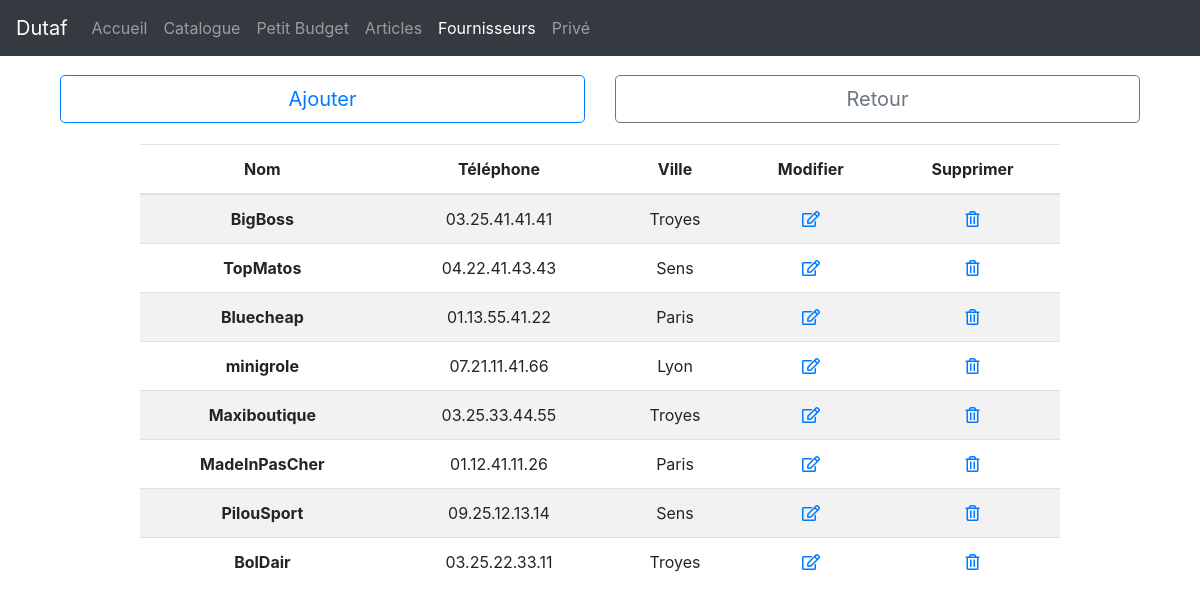
/admin/f.php, run on the app's committed database.
### tables this page shows
CREATE TABLE IF NOT EXISTS `dutaf_fournisseurs` (
  `f_id` int(11) NOT NULL AUTO_INCREMENT,
  `f_nom` varchar(50) DEFAULT NULL,
  `f_tel` varchar(14) DEFAULT NULL,
  `f_ville` varchar(40) DEFAULT NULL,
  PRIMARY KEY (`f_id`)
);

### admin/f.php (the view, shortened to what this page needs)
<!DOCTYPE html>
<html>
	<head>
		<link rel="stylesheet" type="text/css" href="../css/bootstrap.min.css">
		<link rel="stylesheet" href="https://use.fontawesome.com/releases/v5.0.13/css/all.css">
	</head>
	<body>
		<nav class="navbar navbar-expand-lg navbar-dark bg-dark fixed-top">
			<a class="navbar-brand" href="#">Dutaf</a>
			<div class="collapse navbar-collapse" id="navbarSupportedContent">
				<ul class="navbar-nav mr-auto">
					<li class="nav-item">
						<a class="nav-link" href="../index.html">Accueil</a>
					</li>
					<li class="nav-item">
						<a class="nav-link" href="../catalogue.php">Catalogue</a>
					</li>
					<li class="nav-item">
						<a class="nav-link" href="../form_budget.html">Petit Budget</a>
					</li>
					<li class="nav-item">
						<a class="nav-link" href="gest_art.php">Articles</a>
					</li>
					<li class="nav-item active">
						<a class="nav-link" href="f.php">Fournisseurs</a>
					</li>
					<li class="nav-item">
						<a class="nav-link" href="gestion.html">Privé</a>
					</li>
			</div>
		</nav>
	<div class="container">
		<div class="row my-5 d-flex justify-content-around" style="position: relative; top: 27px; margin: 0 auto;">
			<div class="col-6">
				<a class="btn btn-outline-primary btn-lg btn-block" href="form_new_f.php" role="button">Ajouter</a>
			</div>
			<div class="col-6">
				<a class="btn btn-outline-secondary btn-lg btn-block" href="gestion.html" role="button">Retour</a>
			</div>
		</div>
		<div class="row d-flex justify-content-around">
			<div class="col-lg-10 col-md-10 col-sm-12">
				<table class="table table-striped text-center">
					<thead>
						<tr>
							<th scope="col">Nom</th>
							<th scope="col">Téléphone</th>
							<th scope="col">Ville</th>
							<th scope="col">Modifier</th>
							<th scope="col">Supprimer</th>
						</tr>
					</thead>
					<tbody>
						<?php
							require '../inc/db_ac.php';
							$getItems = $db->query('SELECT f_id, f_nom, f_tel, f_ville FROM dutaf_fournisseurs');
							while ($data = $getItems->fetch()) {
								?>
									<tr>
										<th scope="row"><?=$data['f_nom']?></th>
										<td><?=$data['f_tel']?></td>
										<td><?=$data['f_ville']?></td>
										<td><a href="form_modif_f.php?numf=<?=$data['f_id']?>"><i class="far fa-edit"></i></a></td>
										<td><a href="valide_sup_f.php?numf=<?=$data['f_id']?>"><i class="far fa-trash-alt"></i></a></td>
									</tr>
								<?php
							}
						?>
					</tbody>
				</table>
			</div>
		</div>
	</div>
	</body>
</html>

### data on the page
dutaf_fournisseurs: f_nom "BigBoss", f_tel "03.25.41.41.41", f_ville "Troyes"
dutaf_fournisseurs: f_nom "TopMatos", f_tel "04.22.41.43.43", f_ville "Sens"
dutaf_fournisseurs: f_nom "Bluecheap", f_tel "01.13.55.41.22", f_ville "Paris"
dutaf_fournisseurs: f_nom "minigrole", f_tel "07.21.11.41.66", f_ville "Lyon"
dutaf_fournisseurs: f_nom "Maxiboutique", f_tel "03.25.33.44.55", f_ville "Troyes"
dutaf_fournisseurs: f_nom "MadeInPasCher", f_tel "01.12.41.11.26", f_ville "Paris"
dutaf_fournisseurs: f_nom "PilouSport", f_tel "09.25.12.13.14", f_ville "Sens"
dutaf_fournisseurs: f_nom "BolDair", f_tel "03.25.22.33.11", f_ville "Troyes"
